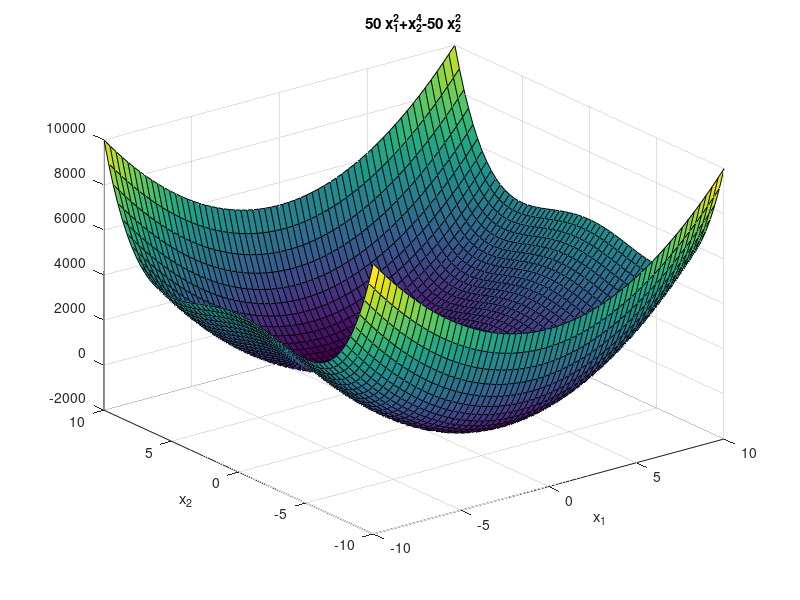

This chart was generated by the following MATLAB code: (Note: this script raises an error after producing the figure.)

% Problem
ezsurf('50*x_1^2+x_2^4-50*x_2^2',[-10,10,-10,10])

options = optimoptions('ga', 'PlotFcn', @gaplot1drange, 'InitialPopulationRange', [-0.01, -0.75; 0, -0.65]);

x = ga(@ez_povrsina, 2, [], [], [], [], [], [], [], options)

ez_povrsina(x)